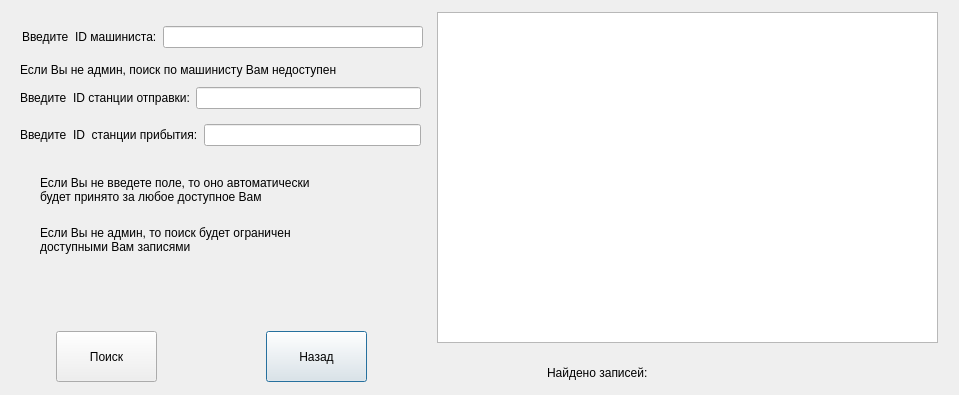
<?xml version="1.0" encoding="UTF-8"?>
<ui version="4.0">
 <class>selectStations</class>
 <widget class="QDialog" name="selectStations">
  <property name="geometry">
   <rect>
    <x>0</x>
    <y>0</y>
    <width>959</width>
    <height>395</height>
   </rect>
  </property>
  <property name="windowTitle">
   <string>Dialog</string>
  </property>
  <widget class="QWidget" name="layoutWidget">
   <property name="geometry">
    <rect>
     <x>547</x>
     <y>362</y>
     <width>261</width>
     <height>22</height>
    </rect>
   </property>
   <layout class="QHBoxLayout" name="horizontalLayout_6">
    <item>
     <widget class="QLabel" name="label_8">
      <property name="text">
       <string>Найдено записей:</string>
      </property>
     </widget>
    </item>
    <item>
     <widget class="QLabel" name="label_9">
      <property name="text">
       <string/>
      </property>
     </widget>
    </item>
   </layout>
  </widget>
  <widget class="QLabel" name="label_13">
   <property name="geometry">
    <rect>
     <x>40</x>
     <y>170</y>
     <width>334</width>
     <height>40</height>
    </rect>
   </property>
   <property name="text">
    <string>Если Вы не введете поле, то оно автоматически
будет принято за любое доступное Вам</string>
   </property>
  </widget>
  <widget class="QWidget" name="layoutWidget_2">
   <property name="geometry">
    <rect>
     <x>20</x>
     <y>120</y>
     <width>401</width>
     <height>30</height>
    </rect>
   </property>
   <layout class="QHBoxLayout" name="horizontalLayout_7">
    <item>
     <widget class="QLabel" name="label_5">
      <property name="text">
       <string>Введите  ID  станции прибытия:</string>
      </property>
     </widget>
    </item>
    <item>
     <widget class="QLineEdit" name="lineEdit_4"/>
    </item>
   </layout>
  </widget>
  <widget class="QPushButton" name="pushButton_2">
   <property name="geometry">
    <rect>
     <x>266</x>
     <y>331</y>
     <width>101</width>
     <height>51</height>
    </rect>
   </property>
   <property name="text">
    <string>Назад</string>
   </property>
  </widget>
  <widget class="QPushButton" name="pushButton">
   <property name="geometry">
    <rect>
     <x>56</x>
     <y>331</y>
     <width>101</width>
     <height>51</height>
    </rect>
   </property>
   <property name="text">
    <string>Поиск</string>
   </property>
  </widget>
  <widget class="QTableWidget" name="tableWidget">
   <property name="geometry">
    <rect>
     <x>437</x>
     <y>12</y>
     <width>501</width>
     <height>331</height>
    </rect>
   </property>
  </widget>
  <widget class="QWidget" name="layoutWidget_5">
   <property name="geometry">
    <rect>
     <x>20</x>
     <y>83</y>
     <width>401</width>
     <height>30</height>
    </rect>
   </property>
   <layout class="QHBoxLayout" name="horizontalLayout_10">
    <item>
     <widget class="QLabel" name="label_16">
      <property name="text">
       <string>Введите  ID станции отправки:</string>
      </property>
     </widget>
    </item>
    <item>
     <widget class="QLineEdit" name="lineEdit_6"/>
    </item>
   </layout>
  </widget>
  <widget class="QLabel" name="label_10">
   <property name="geometry">
    <rect>
     <x>20</x>
     <y>60</y>
     <width>394</width>
     <height>20</height>
    </rect>
   </property>
   <property name="text">
    <string>Если Вы не админ, поиск по машинисту Вам недоступен</string>
   </property>
  </widget>
  <widget class="QWidget" name="layoutWidget">
   <property name="geometry">
    <rect>
     <x>22</x>
     <y>22</y>
     <width>401</width>
     <height>30</height>
    </rect>
   </property>
   <layout class="QHBoxLayout" name="horizontalLayout_8">
    <item>
     <widget class="QLabel" name="label_3">
      <property name="text">
       <string>Введите  ID машиниста:</string>
      </property>
     </widget>
    </item>
    <item>
     <widget class="QLineEdit" name="lineEdit_5"/>
    </item>
   </layout>
  </widget>
  <widget class="QLabel" name="label_14">
   <property name="geometry">
    <rect>
     <x>40</x>
     <y>220</y>
     <width>334</width>
     <height>40</height>
    </rect>
   </property>
   <property name="text">
    <string>Если Вы не админ, то поиск будет ограничен
доступными Вам записями</string>
   </property>
  </widget>
 </widget>
 <resources/>
 <connections/>
</ui>
